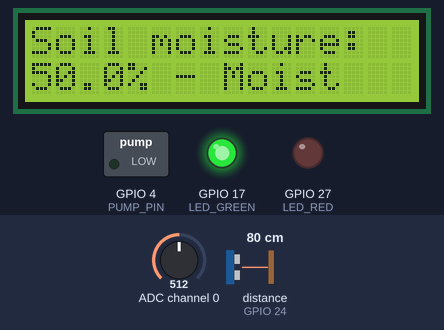
This program was run on a simulated Raspberry Pi (BCM pin numbers). Parts: 16×2 character LCD, switched loads named in the program (green lamp = pin HIGH), output pins drawn as LEDs (lit = HIGH). The inputs (shaded band) are chosen by the test bench; at power-on: ADC channel 0 = 512, distance to the obstacle (sensor on GPIO 24) 80 cm (analog values on the 0–1023 scale). The echo pulse lasts 58.3 µs per cm; web requests get an empty 200 reply after 0.4 s; the clock reads 2024-03-15 10:24:30 at power-on unless the program sets it; pins used as bus, display or sensor lines are not drawn; what the program prints to the terminal is not drawn.

Above: at 1.2 s.
1.3 s: ADC channel 0 set to 699
At 3.6 s:
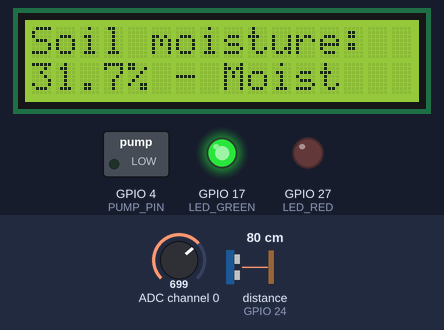
7.4 s: ADC channel 0 set to 731
At 9.3 s:
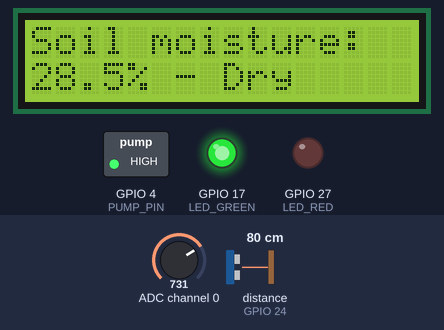
13.5 s: ADC channel 0 set to 60
At 16.1 s:
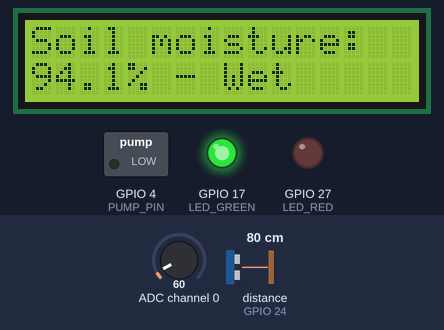
19.6 s: distance to the obstacle (sensor on GPIO 24) set to 2 cm
At 21.8 s:
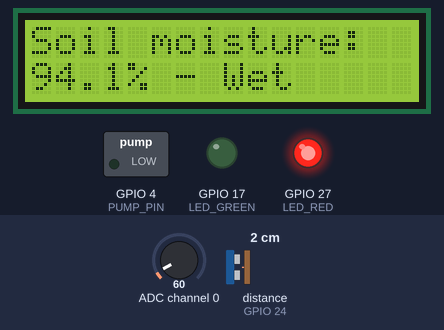
24.5 s: ADC channel 0 set to 900
At 25.6 s:
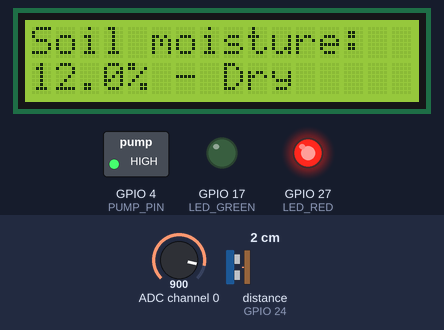
Timing chart, 0 to 27.5 s (numbered marks = the images above; inputs shaded):
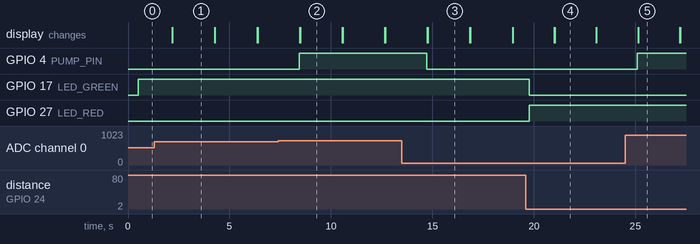

The program:

raspberry_pi_updated.py
```python
"""
raspberry_pi_updated.py
=======================
Smart Irrigation Monitor — Updated Raspberry Pi Code
Adds Supabase data upload to the existing sensor + GPIO logic.

CHANGES vs your original code:
  1. Added 'requests' library import for HTTP calls to Supabase REST API.
  2. Added SUPABASE_URL and SUPABASE_SERVICE_KEY constants (top of file).
  3. Added send_to_supabase() function that POSTs a reading via REST.
  4. Called send_to_supabase() inside the main loop, after each sensor
     update, wrapped in try/except so the Pi never crashes on a failed upload.

INSTALL requirements on the Pi:
  pip3 install requests RPi.GPIO spidev RPLCD

SECURITY NOTE:
  The service_role key below bypasses Row Level Security.
  Keep this file on the Pi only — never share or commit it publicly.
  If you use .gitignore, add raspberry_pi_updated.py or store the key
  in a separate .env file and load it with python-dotenv.
"""

from RPLCD.i2c import CharLCD
import spidev
import RPi.GPIO as GPIO
import time
import requests   # ← NEW: install with: pip3 install requests


# ============================================================
# NEW: Supabase connection details
# Get these from: Supabase Dashboard → Settings → API
# ============================================================
SUPABASE_URL         = "https://jfqkxnscwacihwxauqqk.supabase.co"   # ← replace
SUPABASE_SERVICE_KEY = "eyJhbGciOiJIUzI1NiIsInR5cCI6IkpXVCJ9.eyJpc3MiOiJzdXBhYmFzZSIsInJlZiI6ImpmcWt4bnNjd2FjaWh3eGF1cXFrIiwicm9sZSI6InNlcnZpY2Vfcm9sZSIsImlhdCI6MTc3Mjc4MjE3NCwiZXhwIjoyMDg4MzU4MTc0fQ.JrRBTEPXBThg_me1SsuDDPgFDRM9WoyiYxHRp8ccfCU"                 # ← replace (keep secret!)

# The REST endpoint for the sensor_readings table
SUPABASE_ENDPOINT = f"{SUPABASE_URL}/rest/v1/sensor_readings"

# Headers required by Supabase REST API
SUPABASE_HEADERS = {
    "apikey":        SUPABASE_SERVICE_KEY,
    "Authorization": f"Bearer {SUPABASE_SERVICE_KEY}",
    "Content-Type":  "application/json",
    "Prefer":        "return=minimal",  # don't need the inserted row back
}


# ============================================================
# NEW: Function to send one reading to Supabase
# ============================================================
def send_to_supabase(moisture_percent, moisture_status, pump_state,
                     distance_cm, object_detected,
                     red_led_state, green_led_state):
    """
    POST a sensor reading to the Supabase sensor_readings table.
    If the upload fails, print the error and continue — the Pi
    program will NOT crash.

    Parameters
    ----------
    moisture_percent : float   — e.g. 65.4
    moisture_status  : str     — 'Wet', 'Moist', or 'Dry'
    pump_state       : bool    — True if pump is ON
    distance_cm      : float or None — None if ultrasonic timed out
    object_detected  : bool    — True if distance < DISTANCE_THRESHOLD
    red_led_state    : bool    — True if red LED is ON
    green_led_state  : bool    — True if green LED is ON
    """
    payload = {
        "moisture_percent": round(moisture_percent, 2),
        "moisture_status":  moisture_status,
        "pump_state":       pump_state,
        "distance_cm":      round(distance_cm, 2) if distance_cm is not None else None,
        "object_detected":  object_detected,
        "red_led_state":    red_led_state,
        "green_led_state":  green_led_state,
        # 'timestamp' is omitted — Supabase uses DEFAULT NOW()
    }

    try:
        response = requests.post(
            SUPABASE_ENDPOINT,
            headers=SUPABASE_HEADERS,
            json=payload,
            timeout=5          # don't block the loop for more than 5 s
        )
        if response.status_code not in (200, 201):
            print(f"[Supabase] Upload warning: {response.status_code} {response.text}")
        else:
            print(f"[Supabase] Reading uploaded OK — moisture={moisture_percent:.1f}%")

    except requests.exceptions.RequestException as e:
        # Network error, timeout, DNS fail, etc. — just log and carry on.
        print(f"[Supabase] Upload failed (network error): {e}")


# ============================================================
# -------- SPI setup for MCP3008 (Soil Moisture) --------
# (UNCHANGED from your original code)
# ============================================================
spi = spidev.SpiDev()
spi.open(0, 0)
spi.max_speed_hz = 1350000

def ReadChannel(channel):
    adc = spi.xfer2([1, (8 + channel) << 4, 0])
    data = ((adc[1] & 3) << 8) + adc[2]
    return data


# -------- I2C LCD setup (UNCHANGED) --------
lcd = CharLCD('PCF8574', 0x27, cols=16, rows=2)
lcd.clear()


# -------- GPIO setup (UNCHANGED) --------
PUMP_PIN   = 4
TRIG       = 23
ECHO       = 24
LED_RED    = 27
LED_GREEN  = 17

GPIO.setwarnings(False)
GPIO.setmode(GPIO.BCM)
GPIO.cleanup()

GPIO.setup(PUMP_PIN,  GPIO.OUT)
GPIO.output(PUMP_PIN, GPIO.LOW)   # Pump OFF initially

GPIO.setup(TRIG,      GPIO.OUT)
GPIO.setup(ECHO,      GPIO.IN)
GPIO.setup(LED_RED,   GPIO.OUT)
GPIO.setup(LED_GREEN, GPIO.OUT)
GPIO.output(LED_RED,  GPIO.LOW)
GPIO.output(LED_GREEN, GPIO.LOW)


# -------- Distance Measurement (UNCHANGED) --------
def measure_distance(timeout=1.0):
    """Measure distance using ultrasonic sensor with timeout."""
    GPIO.output(TRIG, False)
    time.sleep(0.0005)

    GPIO.output(TRIG, True)
    time.sleep(0.00001)
    GPIO.output(TRIG, False)

    start_time = time.time()
    pulse_start = None
    pulse_end   = None

    while GPIO.input(ECHO) == 0:
        pulse_start = time.time()
        if pulse_start - start_time > timeout:
            return None

    while GPIO.input(ECHO) == 1:
        pulse_end = time.time()
        if pulse_end - start_time > timeout:
            return None

    if pulse_start is None or pulse_end is None:
        return None

    pulse_duration = pulse_end - pulse_start
    distance = round(pulse_duration * 17150, 2)
    return distance


# -------- Constants (UNCHANGED) --------
DISTANCE_THRESHOLD = 10   # cm
pump_state         = False
last_lcd_update    = 0
LCD_UPDATE_INTERVAL = 2   # seconds


# ============================================================
# MAIN LOOP
# The only additions are:
#   - tracking current LED & distance state in variables
#   - calling send_to_supabase() after each LCD/sensor update
# ============================================================
try:
    # Track current LED/distance state so we can pass it to Supabase
    current_distance      = None
    current_object_detect = False
    current_red_led       = False
    current_green_led     = False

    while True:
        current_time = time.time()

        # -------- Soil Moisture Section (every 2 s) --------
        if current_time - last_lcd_update > LCD_UPDATE_INTERVAL:
            soil_level = ReadChannel(0)
            moisture   = 100 - ((soil_level / 1023.0) * 100)

            if moisture > 70:
                status        = "Wet"
                desired_state = False
            elif 30 <= moisture <= 69:
                status        = "Moist"
                desired_state = False
            else:
                status        = "Dry"
                desired_state = True

            # Update pump if state changed
            if desired_state != pump_state:
                pump_state = desired_state
                GPIO.output(PUMP_PIN, GPIO.HIGH if pump_state else GPIO.LOW)

            # Update LCD
            lcd.clear()
            lcd.write_string("Soil moisture:")
            lcd.crlf()
            lcd.write_string("{:.1f}% - {}".format(moisture, status))

            last_lcd_update = current_time

            # ------------------------------------------------
            # NEW: Send the combined reading to Supabase.
            # Placed here so we upload once per LCD interval (every 2 s),
            # keeping database writes at a sensible rate.
            # current_distance / LED states are updated by the ultrasonic
            # section below (they reflect the most recent measurement).
            # ------------------------------------------------
            send_to_supabase(
                moisture_percent = moisture,
                moisture_status  = status,
                pump_state       = pump_state,
                distance_cm      = current_distance,
                object_detected  = current_object_detect,
                red_led_state    = current_red_led,
                green_led_state  = current_green_led,
            )

        # -------- Ultrasonic Section (runs every ~0.2 s) --------
        distance = measure_distance()
        if distance is not None:
            current_distance = distance   # ← NEW: keep track for Supabase

            if distance < DISTANCE_THRESHOLD:
                GPIO.output(LED_RED,   GPIO.HIGH)
                GPIO.output(LED_GREEN, GPIO.LOW)
                current_object_detect = True    # ← NEW
                current_red_led       = True     # ← NEW
                current_green_led     = False    # ← NEW
            else:
                GPIO.output(LED_RED,   GPIO.LOW)
                GPIO.output(LED_GREEN, GPIO.HIGH)
                current_object_detect = False   # ← NEW
                current_red_led       = False   # ← NEW
                current_green_led     = True    # ← NEW

        time.sleep(0.2)   # short delay for smoother LED updates

except KeyboardInterrupt:
    GPIO.output(PUMP_PIN,  GPIO.LOW)
    GPIO.output(LED_RED,   GPIO.LOW)
    GPIO.output(LED_GREEN, GPIO.LOW)
    GPIO.cleanup()
    lcd.clear()
    lcd.write_string("Stopped")
    print("Program stopped safely")
```

Measured:
- the behaviour switches between 716 and 717 on ADC channel 0 (found by bisection; images 1 and 2)
- after the input at 1.3 s, the display: first changes after 0.87 s (image 1 shows a later state)
- after the input at 7.4 s, GPIO 4 (PUMP_PIN): LOW → HIGH after 1.0 s; the display: first changes after 1.1 s (image 2 shows a later state)
- after the input at 13.5 s, GPIO 4 (PUMP_PIN): HIGH → LOW after 1.2 s; the display: first changes after 1.3 s (image 3 shows a later state)
- after the input at 19.6 s, GPIO 17 (LED_GREEN): HIGH → LOW after 0.17 s; GPIO 27 (LED_RED): LOW → HIGH after 0.17 s
- after the input at 24.5 s, GPIO 4 (PUMP_PIN): LOW → HIGH after 0.60 s; the display: first changes after 0.64 s (image 5 shows a later state)
- what the display in image 1 shows lasts 2.1 s, from 2.2 s to 4.3 s
